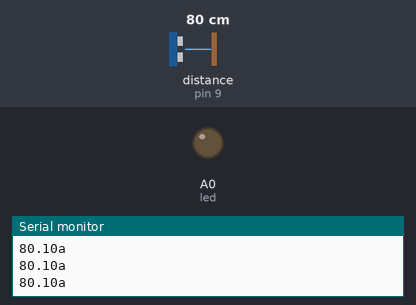
Bench run of a sketch on a simulated Arduino Uno, built with avr-gcc and run on an emulated ATmega328P. Shown: output pins drawn as LEDs (lit = HIGH), the last lines printed to the serial monitor. Wiring (inferred from the names in the program): ultrasonic range finder: trigger pin 8; echo pin 9. The inputs (shaded band) are chosen by the test bench; at power-on: distance to the obstacle (sensor on pin 9) 80 cm. The echo pulse lasts 58.3 µs per cm; pins used as bus, display or sensor lines are not drawn.

Above: at 1.2 s.
1.3 s: distance to the obstacle (sensor on pin 9) set to 34 cm
2.8 s: distance to the obstacle (sensor on pin 9) set to 29 cm
At 3.1 s:
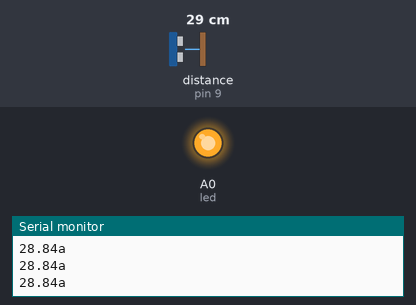
4.3 s: distance to the obstacle (sensor on pin 9) set to 35 cm
At 5.1 s:
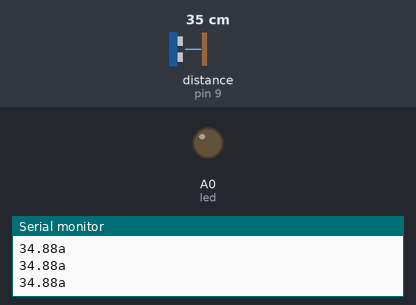
5.8 s: distance to the obstacle (sensor on pin 9) set to 2 cm
At 6.5 s:
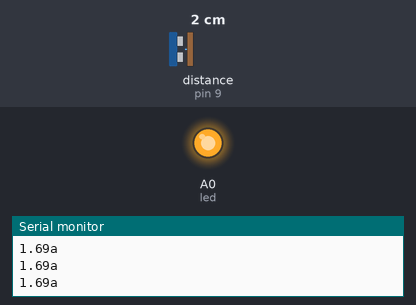
Timing chart, 0 to 8.8 s (numbered marks = the images above; inputs shaded):
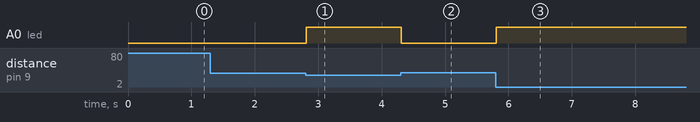

The sketch:

ultrasonic.ino
```cpp
// 초음파센서의 송신 핀
int trig = 8;

// 초음파센서의 수신 핀
int echo = 9;

// led 연결 핀
int led = A0;


// 실행시 가장 먼저 호출되는 함수(최초 1회만 실행)
void setup() {
 // 초음파센서의 동작 상태를 확인하기 위하여 시리얼 통신을 설정(전송속도 9600bps)
 Serial.begin(9600);
 // 초음파센서의 송신부로 연결된 핀을 OUTPUT으로 설정
 pinMode(trig, OUTPUT);
 // 초음파센서의 수신부로 연결된 핀을 INPUT으로 설정
 pinMode(echo, INPUT);
// LED가 연결된 핀을 OUTPUT으로 설정합니다.
 pinMode(led, OUTPUT);
}


// setup() 함수 호출 후, loop() 함수가 호출
// 블록 안의 코드를 무한반복
void loop() {
 int a = 0;
 // 초음파 센서는 송신부터 수신까지의 시간을 기준으로 거리를 측정
 // trig로 연결된 핀이 송신부, echo로 연결된 핀이 수신부
 digitalWrite(trig, LOW);
 digitalWrite(echo, LOW);
 delayMicroseconds(2);
 digitalWrite(trig, HIGH);
 delayMicroseconds(10);
 digitalWrite(trig, LOW);

 // 수신부의 초기 로직레벨을 HIGH로 설정하고, 반사된 초음파에 의하여 ROW 레벨로 바뀌기 전까지의 시간 측정(단위 : 마이크로초)
 unsigned long duration = pulseIn(echo, HIGH);

 // 초음파의 속도는 초당 340미터를 이동하거나, 29마이크로초 당 1센치를 이동
 // 초음파의 이동 거리 = duration(왕복에 걸린시간) / 29 / 2
 float distance = duration / 29.0 / 2.0;

 // Serial Monitor 출력
 Serial.print(distance);
 // 구분자
 Serial.print("a");
 Serial.print("\n");

 if (distance < 30) {
   // LED가 연결된 핀의 로직레벨을 HIGH (5V)로 설정(LED on)
   digitalWrite(led, HIGH);
 }
 else {
   // LED가 연결된 핀의 로직레벨을 LOW (0V)로 설정(LED off)
   digitalWrite(led, LOW);
 }
 // 지정한 시간동안 대기
 delay(10);

}
```

Measured:
- the behaviour switches between 31 and 30 cm on distance to the obstacle (sensor on pin 9) (found by bisection; images 0 and 1)
- after the input at 2.8 s, A0 (led): LOW → HIGH at once
- after the input at 4.3 s, A0 (led): HIGH → LOW at once
- after the input at 5.8 s, A0 (led): LOW → HIGH at once
